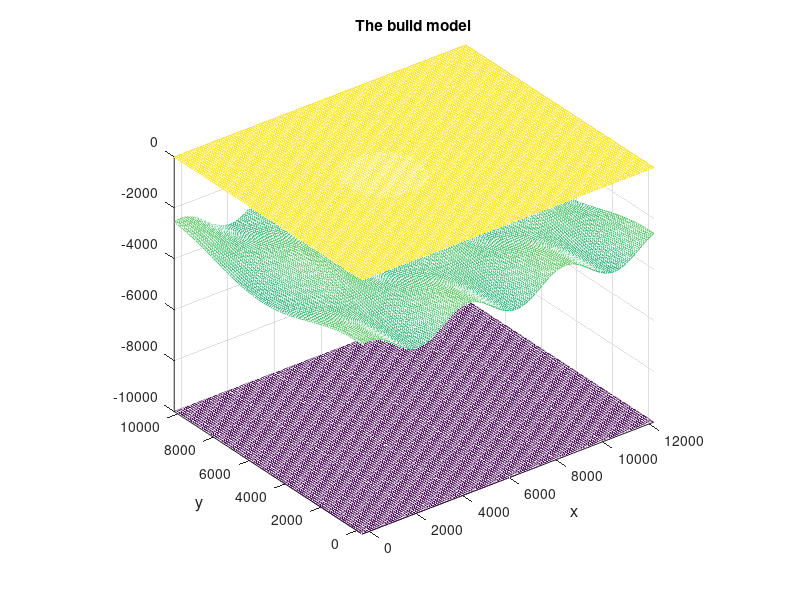

MATLAB code for this plot:
% Generate a low velocity basin model 

clear all;
close all;

%------------------------------------------------------------------------------
%-- x and y sampling
%------------------------------------------------------------------------------

nghost = 3;
nx = 126;
ny = 106;
dx = 100;
dy = 100;
x0 = 0.0 - nghost * dx;
y0 = 0.0 - nghost * dy;
Lx = nx * dx;
Ly = ny * dy;

x1d = [0 : nx-1] * dx + x0;
y1d = [0 : ny-1] * dy + y0;

basin_x0 = x1d(50);
basin_y0 = y1d(53);
basin_e0 = 0.0 ;
basin_r0 = 15 * dx;

%------------------------------------------------------------------------------
%-- velocity structures
%------------------------------------------------------------------------------

num_of_layer = 3;

%-- backround 1D structure

%- roughly depth of each interface
%dep     = [-1e3, basin_r0, 3e3, 10e3];
dep     = [0, basin_r0, 3e3, 10e3];

Vp      = [ 1500, 3000, 5000, 8000];
Vp_grad = [ 0.2 ,  0.0, 0.0,  0 ];
Vp_pow  = [ 1.0 ,  1.0, 1.0,  1 ];

Vs       = [ 1000, 1500, 2500, 3000 ];
Vs_grad  = [ 0.2 ,  0.0, 0.0,  0 ];
Vs_pow  = [ 1.0 ,  1.0, 1.0,  1 ];

den      = [ 1000, 2000, 3000, 3500 ];
den_grad = [ 0.2 ,  0.0, 0.0,  0 ];
den_pow  = [ 1.0 ,  1.0, 1.0,  1 ];

epsilon      = [ 0.5,   0.1, 0.2, 0.3];
epsilon_grad = [ 0.2 ,  0.0, 0.0,  0 ];
epsilon_pow  = [ 1.0 ,  1.0, 1.0,  1 ];

gamma      = [ 0.4,   0.2, 0.1, 0.3];
gamma_grad = [ 0.2 ,  0.0, 0.0,  0 ];
gamma_pow  = [ 1.0 ,  1.0, 1.0,  1 ];

delta      = [ 0.5,   0.1, 0.2, 0.3];
delta_grad = [ 0.2 ,  0.0, 0.0,  0 ];
delta_pow  = [ 1.0 ,  1.0, 1.0,  1 ];

%-- construct 3D structure,
%--   grad and pow are general 1D enough

[x2d, y2d] = meshgrid(x1d,y1d);

%-- calculate elevation of each interface
lay_elev = zeros(ny, nx, num_of_layer+1);
lay_Vp   = zeros(ny, nx, num_of_layer+1);
lay_Vs   = zeros(ny, nx, num_of_layer+1);
lay_den  = zeros(ny, nx, num_of_layer+1);
lay_epsilon = zeros(ny, nx, num_of_layer+1);
lay_gamma   = zeros(ny, nx, num_of_layer+1);
lay_delta   = zeros(ny, nx, num_of_layer+1);

%-- 1st: free surface
lay_Vp     (:,:,1) =      Vp(1);
lay_Vs     (:,:,1) =      Vs(1);
lay_den    (:,:,1) =     den(1);
lay_epsilon(:,:,1) = epsilon(1);
lay_gamma  (:,:,1) = gamma  (1);
lay_delta  (:,:,1) = delta  (1);
lay_elev   (:,:,1) =    -dep(1);

%-- 2nd: basin
lay_Vp     (:,:,2) =      Vp(2);
lay_Vs     (:,:,2) =      Vs(2);
lay_den    (:,:,2) =     den(2);
lay_epsilon(:,:,2) = epsilon(2);
lay_gamma  (:,:,2) = gamma  (2);
lay_delta  (:,:,2) = delta  (2);
lay_elev(:,:,2) = lay_elev(:,:,1);
for j = 1 : ny
for i = 1 : nx
    r2d = sqrt((x1d(i) - basin_x0)^2 + (y1d(j) - basin_y0)^2);
    %if in basin
    if r2d <= basin_r0
      %-- (x-x0)^2 + (y-y0)^2 + (e-e0)^2 = r^2
      lay_elev(j,i,2) = - (sqrt( basin_r0^2 - r2d^2 ) + basin_e0 );
    end
end
end

%-- 3rd: topo
lay_Vp     (:,:,3) =      Vp(3);
lay_Vs     (:,:,3) =      Vs(3);
lay_den    (:,:,3) =     den(3);
lay_epsilon(:,:,3) = epsilon(3);
lay_gamma  (:,:,3) = gamma  (3);
lay_delta  (:,:,3) = delta  (3);

num_circle_x = 3; %- how many circle along x
num_circle_y = 1; %- how many circle along y

lay_elev(:,:,3) =    cos(num_circle_x * x2d / Lx * 2*pi)  ...
                  .* cos(num_circle_y * y2d/Ly*2*pi) ...
                  .* 5 * dx ...
                  - dep(3);

%-- 4rd: topo
lay_Vp     (:,:,4) =      Vp(4);
lay_Vs     (:,:,4) =      Vs(4);
lay_den    (:,:,4) =     den(4);
lay_epsilon(:,:,4) = epsilon(4);
lay_gamma  (:,:,4) = gamma  (4);
lay_delta  (:,:,4) = delta  (4);
lay_elev(:,:,4) = -dep(4);

%------------------------------------------------------------------------------
%-- plot
%------------------------------------------------------------------------------

figure;
for ilay = 1 : num_of_layer+1
    mesh(x2d, y2d, lay_elev(:,:,ilay));
    hold on;
    xlabel('x','fontsize', 12);
    ylabel('y','fontsize', 12);
    axis image;
    title('The build model');
end

%%%% 
%figure;
%drawmodel(501,501,300,-2500,0,-3000,10,10,10,'rho.dat',[],0,[]);

%==============================================================================
%-- write file
%==============================================================================

% first line of 3lay header is media_type, can take:  
%  one_component, 
%  acoustic_isotropic, 
%  elastic_isotropic, 
%  elastic_vti_prem, elastic_vti_thomsen, elastic_vti_cij,
%  elastic_tti_thomsen, elastic_tti_bond,
%  elastic_aniso_cij
media_type = 'elastic_vti_thomsen'

fnm_ou = 'basin_el_vti.md3lay'

fid = fopen(fnm_ou,'w');

%-- 1st: type
fprintf(fid, '%s\n',media_type);

%-- 2nd: number of layer
fprintf(fid, '%d\n', num_of_layer + 1);

%-- 3rd
fprintf(fid, '%d %d %f %f %f %f\n', nx, ny, x0, y0, dx, dy);

%-- rest
  for ilay = 1 : num_of_layer+1
      for j = 1 : ny
          for i = 1 : nx
              % elevation
            	fprintf(fid, '%g', lay_elev(j,i,ilay));
              % rho
            	fprintf(fid, ' %g %g %g', lay_den(j,i,ilay), den_grad(ilay), den_pow(ilay));
              % Vp
            	fprintf(fid, ' %g %g %g', lay_Vp(j,i,ilay), Vp_grad(ilay), Vp_pow(ilay));
              % Vs
            	fprintf(fid, ' %g %g %g', lay_Vs(j,i,ilay), Vs_grad(ilay), Vs_pow(ilay));
              % epsilon
            	fprintf(fid, ' %g %g %g', lay_epsilon(j,i,ilay), epsilon_grad(ilay), epsilon_pow(ilay));
              % delta
            	fprintf(fid, ' %g %g %g', lay_delta(j,i,ilay), delta_grad(ilay), delta_pow(ilay));
              % gamma
            	fprintf(fid, ' %g %g %g', lay_gamma(j,i,ilay), gamma_grad(ilay), gamma_pow(ilay));
              % return
            	fprintf(fid, '\n');
          end
      end
  end
fclose(fid);


